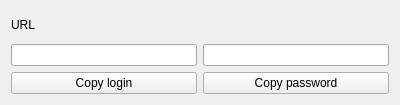
<?xml version="1.0" encoding="UTF-8"?>
<ui version="4.0">
 <class>CredItemForm</class>
 <widget class="QWidget" name="CredItemForm">
  <property name="geometry">
   <rect>
    <x>0</x>
    <y>0</y>
    <width>400</width>
    <height>105</height>
   </rect>
  </property>
  <layout class="QGridLayout" name="gridLayout">
   <item row="0" column="0">
    <widget class="QLabel" name="labelURL">
     <property name="text">
      <string>URL</string>
     </property>
    </widget>
   </item>
   <item row="1" column="0">
    <widget class="QLineEdit" name="lineEditlogin"/>
   </item>
   <item row="1" column="1">
    <widget class="QLineEdit" name="lineEditpassword"/>
   </item>
   <item row="2" column="0">
    <widget class="QPushButton" name="pushButtonCopyLogin">
     <property name="text">
      <string>Copy login</string>
     </property>
    </widget>
   </item>
   <item row="2" column="1">
    <widget class="QPushButton" name="pushButtonCopyPassword">
     <property name="text">
      <string>Copy password</string>
     </property>
    </widget>
   </item>
  </layout>
 </widget>
 <resources/>
 <connections/>
</ui>
